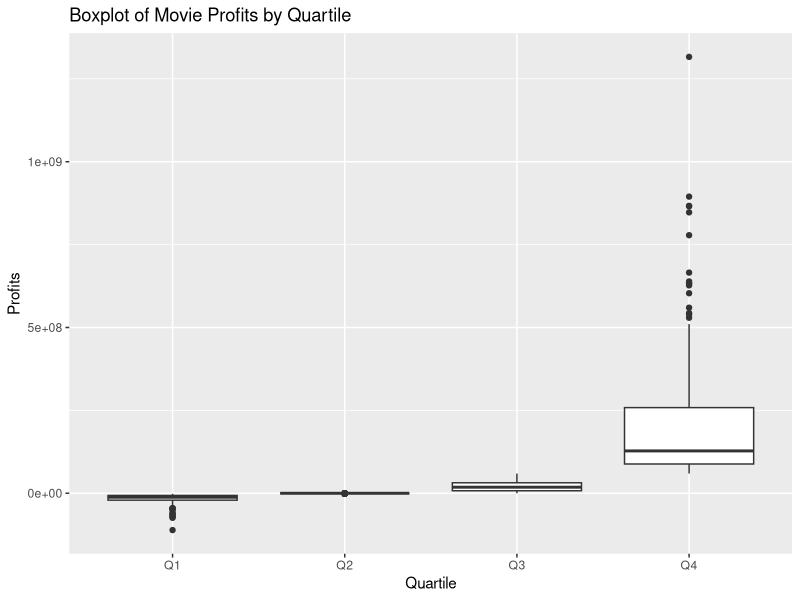
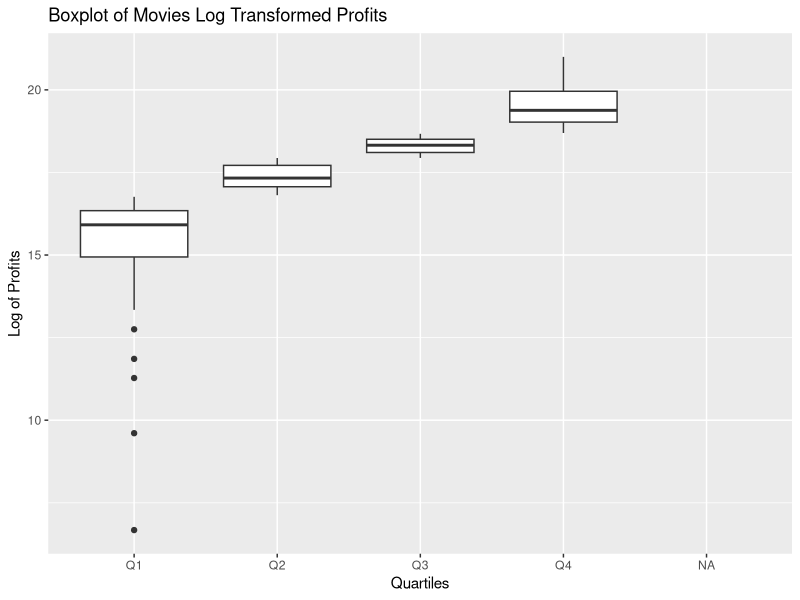
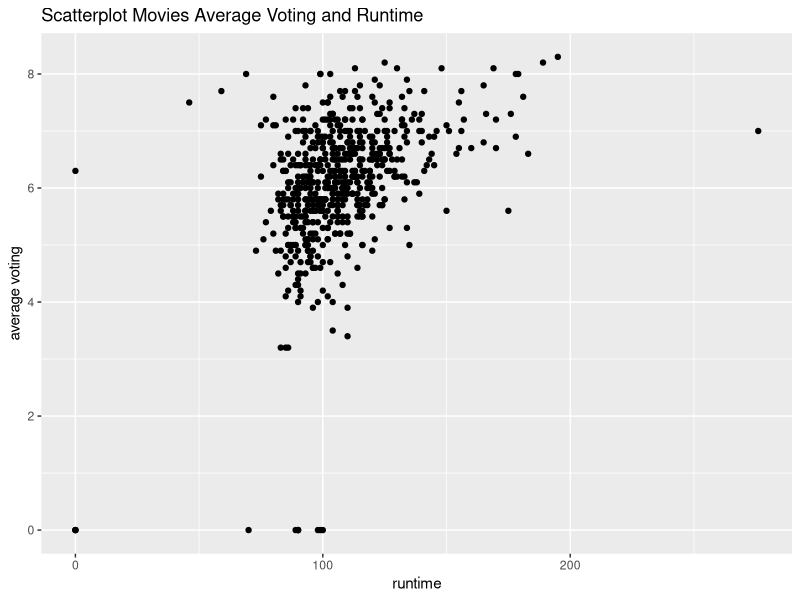
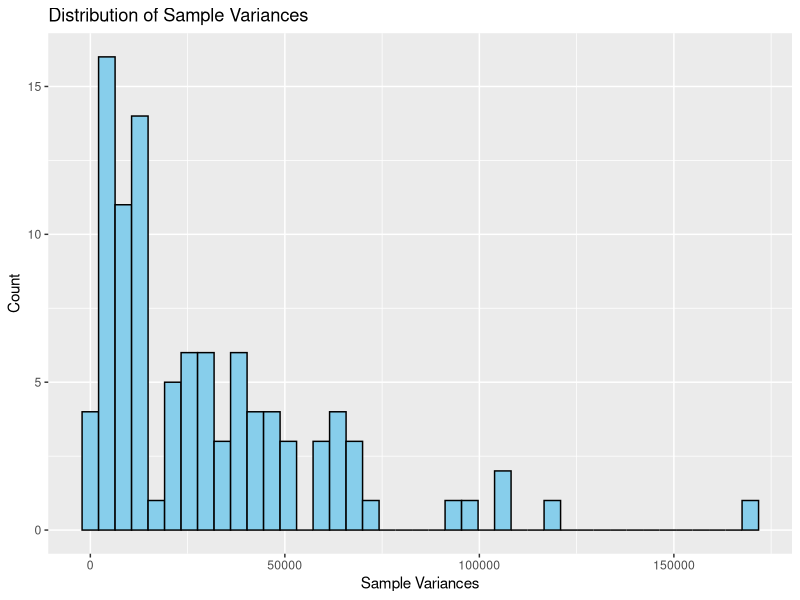
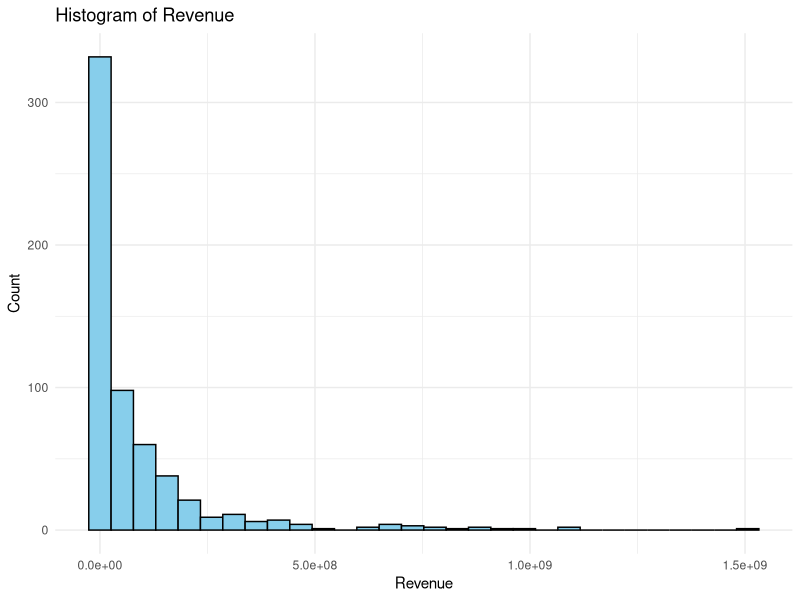
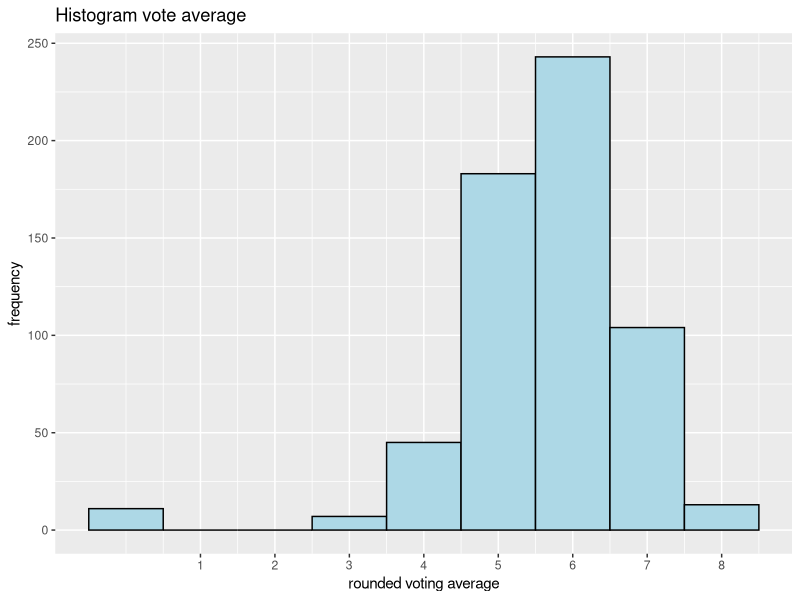
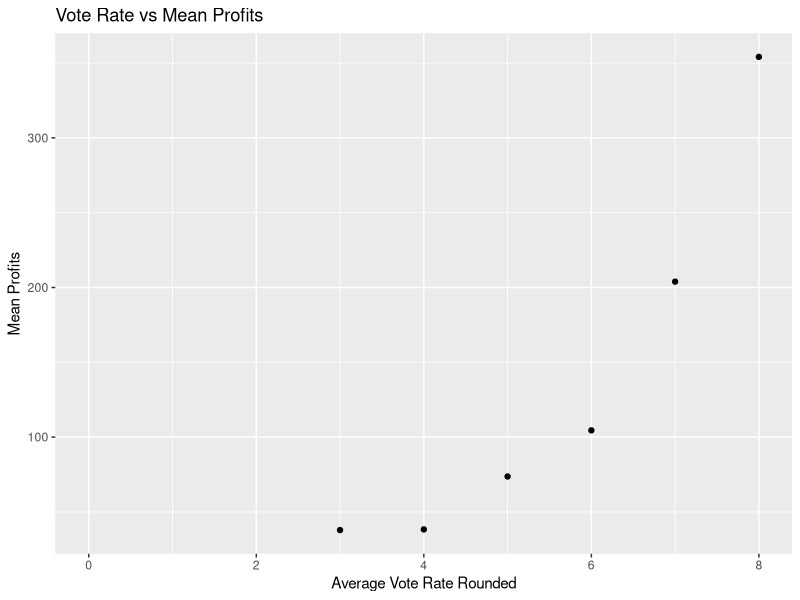
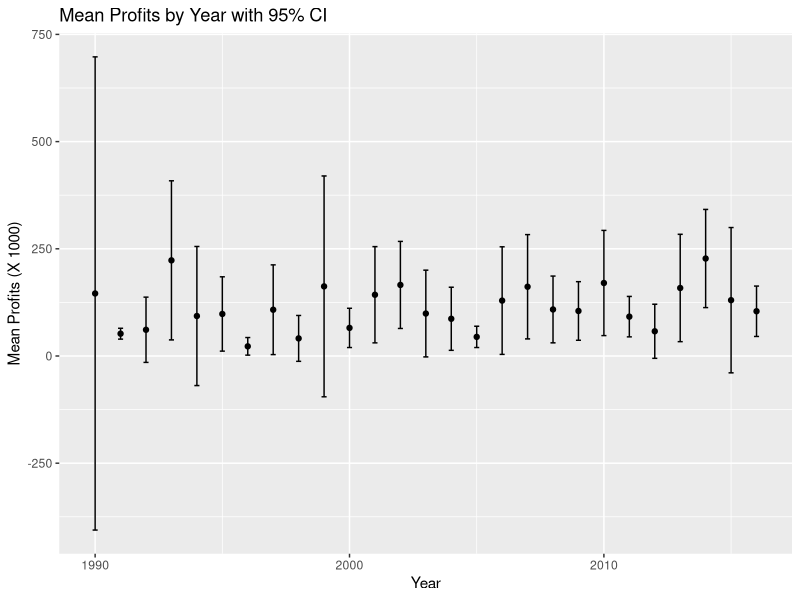

Generate these figures, in order, with R:
## ---- chunk 1
knitr::opts_chunk$set(echo = TRUE)
## ---- chunk 2
library(readr)
movies2 = read_tsv("movies2.tsv")
#Here I am computing the number of observations, variables and subjects
ncol(movies2)
nrow(movies2)
## ---- chunk 3
#Here I am looking at the head of the dataset to determine whether the variables are nominal, ordinal, interval or ratio
head(movies2)
## ---- chunk 4
#Here I am making a new variable called profits
library(tidyr)
library(tidyverse)
movies2 = movies2 %>%
  mutate(profits = revenue -budget)
#Here I am computing the minimum, maximum and mean values of the variable profits
summary(movies2$profits)
## ---- chunk 5
#Here I am making a seperate dataset with 1 variable and 1 observation to see which movie has the highest profits and how much it is.
max_profit_movie = movies2[which.max(movies2$profits), "title"]
print(max_profit_movie)
max_profit = max(movies2$profits)

#Here I am doing the same thing as above but then for the lowest profits
min_profit_movie = movies2[which.min(movies2$profits), "title"]
print(min_profit_movie)
min_profit = min(movies2$profits)
## ---- chunk 6
#Here I am dividing the profits into quartiles as I have to plot a boxplot
movies2$quartile = cut(movies2$profits, breaks = quantile(movies2$profits, probs = c(0, 0.25,0.5, 0.75, 1)), labels = c("Q1", "Q2", "Q3", "Q4"), include.lowest = T)

#Here I am plotting a boxplot for the profits with quartiles
library(ggplot2)

ggplot(movies2, aes(x = quartile, y = profits)) + 
  geom_boxplot() + 
  labs(title = "Boxplot of Movie Profits by Quartile", x = "Quartile", y = "Profits")
  

## ---- chunk 7
#Here I make a new variable with the log transformed profits
movies2 = movies2 %>%
  mutate(log_profits = log(profits))
#Here I compute the mean but we were not sure to remove the NAs or not so in the first one we did not remove it and in the second we did to see if we would get different answers
mean(movies2$log_profits)
mean(movies2$log_profits, na.rm = T)

## ---- chunk 8
#Here I put NA instead of the profits that are negative or equal to 0, then I used the same code as before to calculate the logs and then I calculated the mean of the logs of the profits again.
movies2$profits = ifelse(movies2$profits <= 0 , NA, movies2$profits)
movies2 = movies2 %>%
  mutate(log_profits = log(profits))
mean(movies2$log_profits, na.rm = T)

#As I have to make a boxplot, I first divided the logs into quartiles
movies2$quartiles = cut(movies2$log_profits, breaks = quantile(movies2$log_profits, probs = c(0, 0.25,0.5, 0.75, 1), na.rm = T), labels = c("Q1", "Q2", "Q3", "Q4"), include.lowest = T)

# Here I am plotting the boxplot with the log transformed profits with quartiles
ggplot(movies2, aes(x = quartiles, y = log_profits)) + 
  geom_boxplot() + 
  labs(title = "Boxplot of Movies Log Transformed Profits", x = "Quartiles", y = "Log of Profits")
## ---- chunk 9
#Here I plot a scatterplot with runtime on x-axis and on the y-axis the vote average

ggplot(movies2, aes(x = runtime, y = vote_average)) + 
  geom_point() + 
  labs(title = "Scatterplot Movies Average Voting and Runtime", x = "runtime", y = "average voting")

## ---- chunk 10
#looking for the actor with the most movies
library(dplyr)
actor = movies2 %>%
  count(first_actor, sort = T) %>%
  head(1)
print(actor)
## ---- chunk 11
#computing the average revenue of Bruce
average_rev_Bruce = movies2 %>%
  filter(first_actor == "Bruce Willis") %>%
  summarise(av_rev_Bruce = mean(revenue))
print(average_rev_Bruce)

#computing the average revenue general
average_rev_generally = movies2 %>%
  summarise(rev_gen = mean(revenue))
print(average_rev_generally)
## ---- chunk 12
#computing the varience of the subset Bruce of the revenue and the general variance of the full dataset
library(tidyverse)

var_bruce = movies2 %>%
  filter(first_actor == "Bruce Willis") %>%
  summarise(var_bruce = var(revenue))
print(var_bruce)

var_gen = movies2 %>%
  summarise(var_gen = var(revenue))
print(var_gen)

## ---- chunk 13
#recoding profits into millions and calculating the variance of the mean
movies2$profits = movies2$profits/1000000
library(tidyverse)

var_profits2 = var(movies2$profits, na.rm = T)
print(var_profits2)
## ---- chunk 14
#creation of a sample of 25 movies, new data set and computing the variance of this sample
set.seed(123)
movies_sample = movies2[sample(nrow(movies2), 25),]
var_sample_profits = var(movies_sample$profits, na.rm =T)
print(var_sample_profits)
## ---- chunk 15
#creating a for loop to make different samples with vectors computing the variance
set.seed(123)
sample_vars = numeric(100)
for (i in 1:100) {
  samples_movies = movies2[sample(nrow(movies2), 25),]
  sample_vars[i] = var(samples_movies$profits, na.rm = T)
}
head(sample_vars)
## ---- chunk 16
#computing the mean, standard deviation and plotting the histogram of the sample variances
summary(sample_vars)
mean(sample_vars)
sd(sample_vars)
sample_vars = data.frame(sample_vars)
library(ggplot2)
ggplot(sample_vars, aes(x = sample_vars)) + 
  geom_histogram(binwidth = diff(range(sample_vars))/40, colour = "black", fill = "skyblue") + 
  labs(title = "Distribution of Sample Variances", x = "Sample Variances", y = "Count")
## ---- chunk 17
#WRITE YOUR CODE HERE
thriller = movies2 %>%
  filter(genre == "Thriller")

N<-length(thriller$runtime)
mean_runtime <- mean(thriller$runtime)
sd_runtime   <- sd(thriller$runtime)
t_a2 <- qt(0.995, df = N - 1) 


LOW <- mean_runtime - t_a2 * (sd_runtime/ sqrt(N))
UP  <- mean_runtime + t_a2 * (sd_runtime/ sqrt(N))


CI<-paste0("(",round(LOW,4),",",round(UP,4),")")
print(CI)
## ---- chunk 18
#WRITE YOUR CODE HERE
N<-length(thriller$runtime)
mean_runtime <- mean(thriller$runtime)
sd_runtime   <- sd(thriller$runtime)
z_a2 <- qnorm(0.995)


LOW <- mean_runtime - z_a2 * (sd_runtime/ sqrt(N))
UP  <- mean_runtime + z_a2 * (sd_runtime/ sqrt(N))


CI<-paste0("(",round(LOW,4),",",round(UP,4),")")
print(CI)


## ---- chunk 19
#WRITE YOUR CODE HERE
s2 <- var(movies2$runtime)

sigma_sq <- 500

chi2_stat <- (N - 1) * s2 / sigma_sq

alpha <- 0.05
chi2_L <- qchisq(alpha/2, df = N-1)       
chi2_U <- qchisq(1 - alpha/2, df = N-1) 


## ---- chunk 20
#WRITE YOUR CODE HERE
ggplot(movies2, aes(x = revenue)) +
  geom_histogram(bins = 30, fill = "skyblue", color = "black") +
  labs(title = "Histogram of Revenue", x = "Revenue", y = "Count") +
  theme_minimal()
## ---- chunk 21
#WRITE YOUR CODE HERE
movies2 <- movies2 %>%
  mutate(vote_average_rounded = floor(vote_average))

# Histogram met ggplot2
ggplot(movies2, aes(x = vote_average_rounded)) +
  geom_histogram(binwidth = 1, fill = "lightblue", color = "black") +
  labs(title = "Histogram vote average",
       x = "rounded voting average",
       y = "frequency") +
  scale_x_continuous(breaks = seq(1, 10, 1))

## ---- chunk 22
#calculting mean profits per category and plotting scatterplot

mean_profits_plot = movies2 %>%
  group_by(vote_average_rounded) %>%
  summarise(mean_profit = mean(profits, na.rm = T))

ggplot(mean_profits_plot, aes(x = vote_average_rounded, y = mean_profit)) + 
  geom_point()+
  labs(title = "Vote Rate vs Mean Profits", x = "Average Vote Rate Rounded", y = "Mean Profits")


## ---- chunk 23
#new sub data set with yearly mean profits and 95% confidence interval.
yearly_profits = movies2 %>%
  group_by(release_year) %>%
  summarise(mean_profit = mean(profits, na.rm = T), 
            n = sum(!is.na(profits)), 
            se = sd(profits, na.rm = T)/ sqrt(n),
            lower_ci = mean_profit - qt(0.975, df = n - 1) * se, 
            upper_ci = mean_profit + qt(0.975, df = n-1) * se)

ggplot(yearly_profits, aes(x  = release_year, y = mean_profit)) + 
  geom_point()+
  geom_errorbar(aes(ymin = lower_ci, ymax = upper_ci), width = 0.2) + 
  labs(title = "Mean Profits by Year with 95% CI", x = "Year", y = "Mean Profits (X 1000)")

## ---- chunk 24
#WRITE YOUR CODE HERE
model = lm(profits ~ budget, data = movies2)
summary(model)

## ---- chunk 25
#look at summary of model above

## ---- chunk 26
#look at summary of model above
## ---- chunk 27
#We already created the new variable log profits before so here we start first with creating the new variable log budget and make a new regression model

movies2 = movies2%>%
  mutate(budget = ifelse(budget == 0, NA_real_, budget))

movies2 = movies2 %>%
  mutate(log_budget = log(budget))

movies2 = movies2 %>%
  mutate(log_budget = ifelse(is.infinite(log_budget), NA_real_, log_budget))

model_new = lm(log_profits ~ log_budget, data = movies2)
summary(model_new)

## ---- chunk 28
#Look at summary model_new above

## ---- chunk 29
#Look at summary model and summary model_new above

## ---- chunk 30
#Concluding by looking at the summary of model and model_new above

## ---- chunk 31
#WRITE YOUR CODE HERE
plot_log = movies2%>%
  filter(!is.na(first_actor_gender))%>%
  group_by(first_actor_gender) %>%
  summarise(mean_log_budget = mean(log_budget, na.rm = T), 
            se = sd(log_budget, na.rm = T)/sqrt(n()),
            low_ci = mean_log_budget - 1.96 * se,
            up_ci = mean_log_budget + 1.96 * se)

ggplot(plot_log, aes(x = first_actor_gender, y = mean_log_budget)) + 
  geom_point()+
  geom_errorbar(aes(ymin = low_ci, ymax = up_ci), width = 0.2)+
  labs(title = "Mean Log of Budgets by First Actor Gender", y = "Mean Log of Budget", x = "First Actor Gender")

## ---- chunk 32
#WRITE YOUR CODE HERE
ols_model = lm(log_budget ~ first_actor_gender, data = movies2)
summary(ols_model)
## ---- chunk 33
#WRITE YOUR CODE HERE

## ---- chunk 34
#WRITE YOUR CODE HERE
monthly_profits = movies2 %>%
  group_by(release_month) %>%
  summarise(mean_profits = mean(profits, na.rm = T), 
            se_profit = sd(profits, na.rm = T) / sqrt(n()))

ggplot(monthly_profits, aes(x = release_month, y = mean_profits)) + 
  geom_col()+
  geom_errorbar(aes(ymin = mean_profits - se_profit, ymax = mean_profits + se_profit), width = 0.2) + 
  scale_x_continuous(breaks = 1:12, labels = c("Jan", "Feb", "Mar", "Apr", "May", "June", "July", "Aug", "Sep", "Oct", "Nov", "Dec")) + 
  labs(title = "Mean Profit by Release Month", y = "Mean Profit", x = "Release Month")
## ---- chunk 35
#creating dummy variable english
movies2$English_release = ifelse(movies2$original_language == "en", 1, 0)

#OLS model
model_week_5 = lm(log_profits ~ log_budget + English_release + release_month, data = movies2)
summary(model_week_5)

## ---- chunk 36
#WRITE YOUR CODE HERE

## ---- chunk 37
#Converting release month as a factor 
movies2$release_month = as.factor(movies2$release_month)

#new OLS model more flexible

flexible_model = lm(log_profits ~ log_budget + English_release + release_month, data = movies2)
summary(flexible_model)

#Testing null hypothesis, f-test for multiple terms
lm(log_profits ~ log_budget + English_release, data = movies2)
anova(lm(log_profits ~ log_budget + English_release, data = movies2), flexible_model)

## ---- chunk 38
#WRITE YOUR CODE HERE

## ---- chunk 39
#prediction of profits new movie
model_week_5 = lm(log_profits ~ log_budget + English_release + release_month, data = movies2)
new_data = data.frame(log_budget = log(40e6), English_release = 1, release_month = factor(6, level = levels(movies2$release_month)))
predicted_log_profit = predict(model_week_5, newdata = new_data)
predicted_profit = exp(predicted_log_profit)
print(predicted_profit)

#prediction interval
pred_interval = predict(model_week_5, newdata = new_data, interval = "prediction", level = 0.99)
lower_bound = exp(pred_interval[1, "lwr"])
upper_bound = exp(pred_interval[1, "upr"])

cat("Predicted Profit:", predicted_profit, "\n")
cat("99% Prediction Interval:(", lower_bound, ",", upper_bound,") \n")
